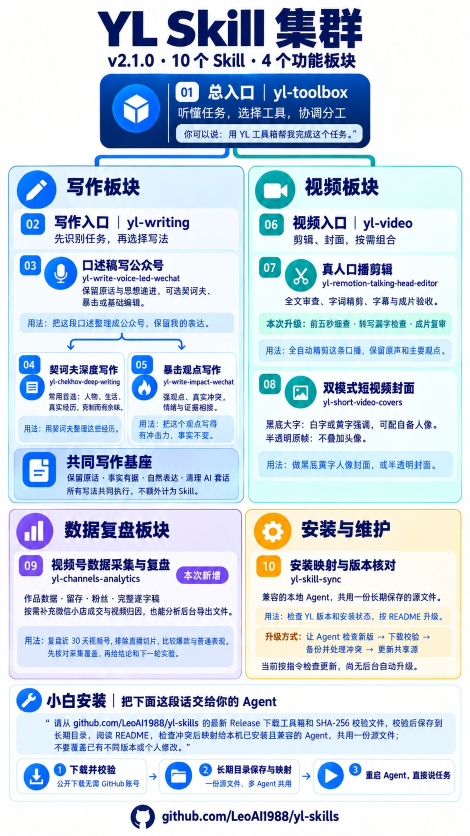
#> input picture YL-Skill集群.jpg, 940 x 1672 px (shown at 1/2 size)
$ python prepare_title_crop.py --input '../../YL-Skill集群.jpg' --out out.png
#> lines starting #> are read from the running program, lines starting #| are printed output that depends on the picture
#!/usr/bin/env python3
"""Enlarge the upper part of a low-resolution screenshot for title verification."""

from __future__ import annotations

import argparse
from pathlib import Path

from PIL import Image, ImageEnhance, ImageFilter


def parse_args() -> argparse.Namespace:
    parser = argparse.ArgumentParser(description=__doc__)
    parser.add_argument("--input", required=True, type=Path)
    parser.add_argument("--out", required=True, type=Path)
    parser.add_argument("--top-ratio", type=float, default=0.35)
    parser.add_argument("--scale", type=int, default=4)
    return parser.parse_args()


def main() -> None:
    args = parse_args()
    if not 0.15 <= args.top_ratio <= 0.65:
        raise ValueError("--top-ratio must be between 0.15 and 0.65")
    if not 2 <= args.scale <= 8:
        raise ValueError("--scale must be between 2 and 8")
    image = Image.open(args.input).convert("RGB")
#> image is the input picture: PIL image 940x1672 RGB; mean R, G, B 203.4, 216.6, 232.3
    crop_height = max(1, round(image.height * args.top_ratio))
#> crop_height = 585
    crop = image.crop((0, 0, image.width, crop_height))
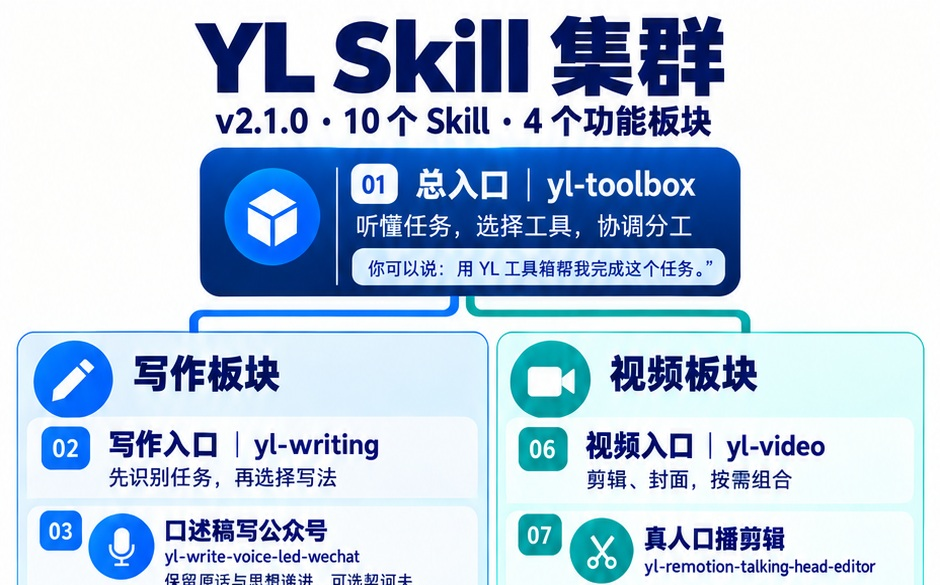
#> crop: PIL image 940x585 RGB; mean R, G, B 185.3, 203.8, 225
    crop = crop.resize(
        (crop.width * args.scale, crop.height * args.scale),
        Image.Resampling.LANCZOS,
    )
#> crop: PIL image 3760x2340 RGB
    crop = crop.filter(ImageFilter.UnsharpMask(radius=1.2, percent=145, threshold=3))
    crop = ImageEnhance.Contrast(crop).enhance(1.08)
    args.out.parent.mkdir(parents=True, exist_ok=True)
    crop.save(args.out, format="PNG", optimize=True)
    print(f"TITLE_CROP=PASS source={image.width}x{image.height} output={crop.width}x{crop.height}")
#| TITLE_CROP=PASS source=940x1672 output=3760x2340


if __name__ == "__main__":
    main()
